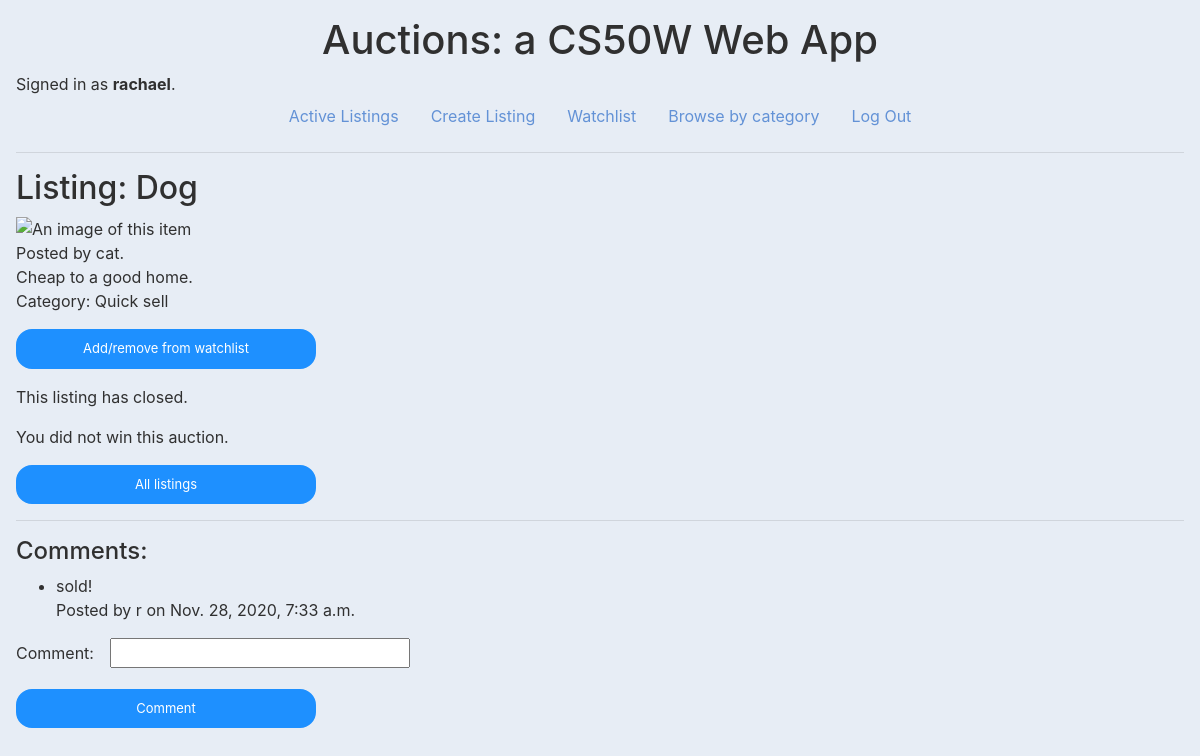
Page /listing/22 (signed in) on the committed database.
### auctions/models.py (models this page shows, shortened)
class User(AbstractUser):
    pass

class Listing(models.Model):
    name = models.CharField(max_length=150, default="Item name")
    owner = models.ForeignKey(User, on_delete=models.CASCADE, related_name="owner_id", null=True, blank=True)
    description = models.TextField(blank=True)
    startBid = models.IntegerField(default=0)
    imgSrc = models.URLField(blank=True)
    Q = 'Q'
    F = 'F'
    T = 'T'
    E = 'E'
    H = 'H'
    O = 'O'
    CATEGORY_CHOICES = [
        (Q, 'Quick sell'),
        (F, 'Fashion'),
        (T, 'Toys'),
        (E, 'Electronics'),
        (H, 'Home'),
        (O, 'Other')
    ]
    category = models.CharField(max_length=11, choices=CATEGORY_CHOICES)
    datePosted = models.DateTimeField(auto_now=True)
    isOpen = models.BooleanField(default=True)

class Comment(models.Model):
    commenter = models.ForeignKey(User, on_delete=models.CASCADE, related_name="user", blank=True, null=True)
    listingID = models.ForeignKey(Listing, on_delete=models.CASCADE, related_name="listingComment", blank=True, null=True)
    comment = models.CharField(max_length=264)
    dateCommented = models.DateTimeField(auto_now_add=True)
    class Meta:
        ordering = ['dateCommented']

### auctions/views.py (the view)
# urls.py: path("listing/<int:listing_id>", views.listing, name="listing"),
def listing(request, listing_id):
    try:
        item = Listing.objects.get(id=listing_id)
        item_id = item.id
        user = request.user.username
        id_user = request.user
        bidform = BidForm()
        userWatchlist = Watchlist.objects.filter(currentUser=id_user)
        commentForm = CommentForm()
        numBids = len(Bid.objects.filter(listingID=listing_id))
        comments = Comment.objects.filter(listingID=listing_id)
        if request.method == 'POST':
            if 'commentButton' in request.POST:
                commentForm = CommentForm(data=request.POST)
                if commentForm.is_valid():
                    new_comment = Comment()
                    new_comment = commentForm.save(commit=False)
                    new_comment.listingID = item
                    new_comment.commenter = id_user
                    new_comment.save()
                    message = django.contrib.messages.success(request, 'Comment added successfully.')
                    return HttpResponseRedirect(request.META.get('HTTP_REFERER'), {"messages":message})
            if 'watchlistButton' in request.POST:
                for row in userWatchlist:
                    if item == row.itemWatch:
                        userWatchlist.filter(itemWatch=item).delete()
                        message = django.contrib.messages.success(request, 'Item removed from watchlist.')
                        return HttpResponseRedirect(request.META.get('HTTP_REFERER'), {"messages":message})
                w = Watchlist(currentUser=id_user, itemWatch=item)
                w.save()
                message = django.contrib.messages.success(request, 'Item added to watchlist.')
                return HttpResponseRedirect(request.META.get('HTTP_REFERER'), {"messages":message})
            if 'makeBid' in request.POST:
                bidform = BidForm(request.POST)
                if bidform.is_valid():
                    user_bid = bidform.cleaned_data['bid']
                    price = item.startBid
                    if user_bid > price:
                        newBid = Bid(listingID=item, bidder=request.user, amount=user_bid)
                        newBid.save()
                        item.startBid = user_bid
                        item.save()
                        message = django.contrib.messages.success(request, 'Bid placed successfully.')
                        return HttpResponseRedirect(request.META.get('HTTP_REFERER'), {"messages":message})
                    else:
                        message = django.contrib.messages.success(request, 'Error: please bid an amount larger than the current price.')
                        return HttpResponseRedirect(request.META.get('HTTP_REFERER'), {"messages":message})
            elif 'closeAuction' in request.POST:
                item.isOpen = False
                topBid = item.startBid
                topBidObject = Bid.objects.filter(amount = topBid, listingID=item_id)
                if hasattr(topBidObject, 'bidder'):
                    topBidder = topBidObject.bidders
                else:
                    topBidder = item.owner
                item.owner = topBidder
                item.save()
                message = django.contrib.messages.success(request, 'Closed auction successfully.')
                return redirect("/", {"messages":message})
        else:
            try:
                whoBid = Bid.objects.filter(bidder=request.user)[0]
                whoBid1 = whoBid.bidder
                numBids = len(Bid.objects.filter(listingID=listing_id))
                return render(request, "auctions/listing.html", {
                    "item": item,
                    "user_id": user,
                    "commentForm": commentForm,
                    "bidForm": bidform,
                    "numBids": numBids,
                    "whoBid": whoBid1,
                    "watchlist": userWatchlist,
                    "comments": comments
                })
            except:
                numBids = len(Bid.objects.filter(listingID=listing_id))
                return render(request, "auctions/listing.html", {
                    "item": item,
                    "user_id": user,
                    "commentForm": commentForm,
                    "bidForm": bidform,
                    "numBids": numBids,
                    "watchlist": userWatchlist,
                    "comments": comments
                })
    except TypeError:
        return redirect("/error")

### auctions/views.py
class CommentForm(forms.ModelForm):
    class Meta:
        model = Comment
        fields = ('comment',)

class BidForm(forms.Form):
    bid = forms.IntegerField(min_value=0)

### auctions/templates/auctions/listing.html (shortened to what this page needs)
{% extends "auctions/layout.html" %}
{% block body %}
    <h2 class="display">Listing: {{ item.name }}</h2>
    {% if item.imgSrc %}
    <div class="img">
        <img src="{{ item.imgSrc }}" class="listingImg" alt="An image of this item" />
    </div>
    {% endif %}
    <p>Posted by {{ item.owner }}.<br>
    {{ item.description }}<br>
    Category: {{ item.get_category_display }}</p>
    <form action="{% url 'listing' item.id %}" method="post">
        <input type="submit" name="watchlistButton" id="watchlistButton" class="button"
        value="Add/remove from watchlist"></input>
    </form>
    {% if item.isOpen == True %}
   <h4>${{ item.startBid }}</h4>
   <p class="text-muted"><small>
       {{ numBids }} bid(s) so far.
    </small></p>
        {% if item.owner == user %}
        <form action="{% url 'listing' item.id %}" method="post">
            {% csrf_token %}
            <input type="submit" class="button btn-danger" value="Close auction" name="closeAuction" id="closeAuction"></input>
        </form>
        {% else %}
            <form action="{% url 'listing' item.id %}" method="post">
                {% csrf_token %}
                {{ bidForm }}
                <input type="submit" class="button btn-green" value="Place bid" id="makeBid" name="makeBid"></input>
            </form>
        {% endif %}
    {% else %}
    <p>This listing has closed.</p>
        {% if item.owner == user %}
            <p>You won this auction!</p>
        {% else %}
            <p>You did not win this auction.</p>
        {% endif %}
    {% endif %}
    <input type="button" class="button" value="All listings" id="homeButton"></input>
    <hr>
    <h4>Comments:</h4>
<ul class="commentsList">
    {% for comment in comments %}
            <li>{{ comment.comment }}<br>
            Posted by {{ comment.commenter }} on {{ comment.dateCommented }}</li>
    {% endfor %}
</ul>
    <form action="{% url 'listing' item.id %}" method="post" class="commentForm">
        {{ commentForm }}
        <input type="submit" class="button commentForm" value="Comment" id="commentButton" name="commentButton"></input>
    </form>
{% endblock %}

### auctions/templates/auctions/layout.html (shortened to what this page needs)
{% load static %}
<!DOCTYPE html>
<html lang="en">
    <head>
        <link rel="stylesheet" href="https://stackpath.bootstrapcdn.com/bootstrap/4.4.1/css/bootstrap.min.css">
        <link href="{% static 'auctions/styles.css' %}" rel="stylesheet">
    </head>
    <body>
        <div class="row">
            <div class="col d-flex justify-content-center text-center">
                <h1>Auctions: a CS50W Web App</h1>
            </div>
        </div>
        <div class="row">
            <div class="col">
                <div>
                    {% if user.is_authenticated %}
                        Signed in as <strong>{{ user.username }}</strong>.
                    {% else %}
                        Not signed in.
                    {% endif %}
                </div>
            </div>
        </div>
        <div class="row">
            <div class="col d-flex justify-content-center">
        <ul class="nav">
            <li class="nav-item">
                <a class="nav-link" href="{% url 'index' %}">Active Listings</a>
            </li>
            {% if user.is_authenticated %}
                <li class="nav-item">
                    <a class="nav-link" href="{% url 'new' %}">Create Listing</a>
                </li>
                <li class="nav-item">
                    <a class="nav-link" href="{% url 'watchlist' %}">Watchlist</a>
                </li>
                <li class="nav-item">
                    <a class="nav-link" href="{% url 'categories' %}">Browse by category</a>
                </li>
                <li class="nav-item">
                    <a class="nav-link" href="{% url 'logout' %}">Log Out</a>
                </li>
            {% endif %}
        </ul>
    </div>
</div>
        <hr>
        {% block body %}
        {% endblock %}
    </body>
</html>

### auctions/static/auctions/styles.css (style rules this page uses)
body { padding:1rem; background-color:#E7EDF5; color:#303030; }
a { color:#6392D6; }
.button { display:block; font-size: small; color:white; padding:0.5rem 1rem; margin-bottom:1rem; border-radius: 1rem; border:2px dodgerblue solid; background-color:dodgerblue; width:300px; }
.listingImg { max-width: 300px; }
.commentForm { margin: 1rem 0; }
.commentForm input { width:300px; }
.commentForm label { padding-right:1rem; }

### rows in the picture
User: username "rachael"
Listing: name "Dog", owner "cat", description "Cheap to a good home.", category "Quick sell"
Comment: comment "sold!", commenter "r", dateCommented "Nov. 28, 2020, 7:33 a.m."
